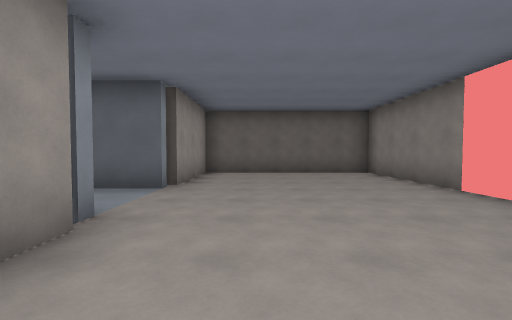
View 1 (above)

16 first-person views from a walk through a Godot game level. The camera is 1.4 m above the floor, tilts 2° down and sees 90° across. The floor is counted in squares, 2 m on a side. Each view is taken from the middle of a square. On the plan, view 1 faces up. The plan holds only what a view shows up to about 9 squares ahead; the rest is blank. The place goes on beyond the plan. Characters and animated objects are not drawn.

View 2
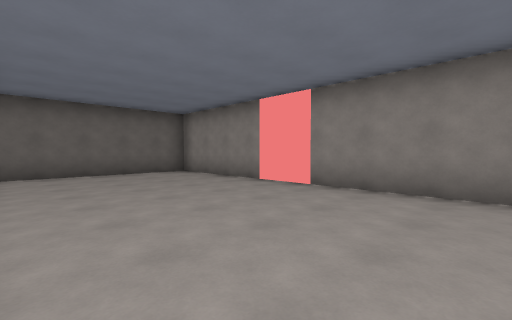

View 3
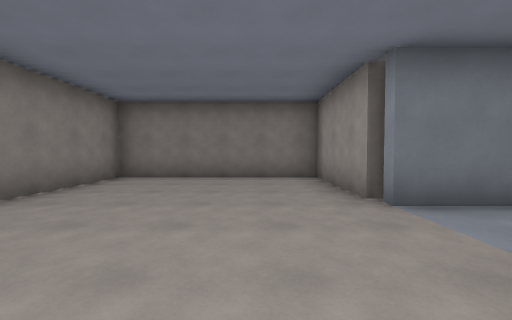

View 4
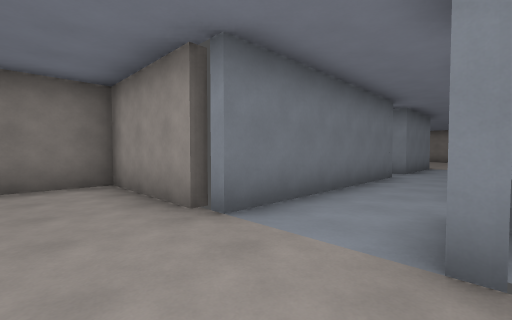

View 5
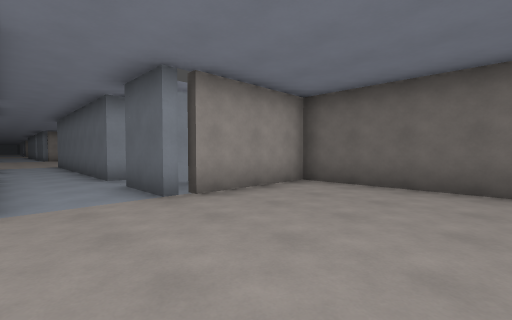

View 6
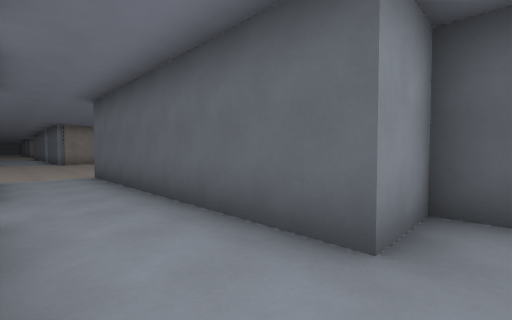

View 7
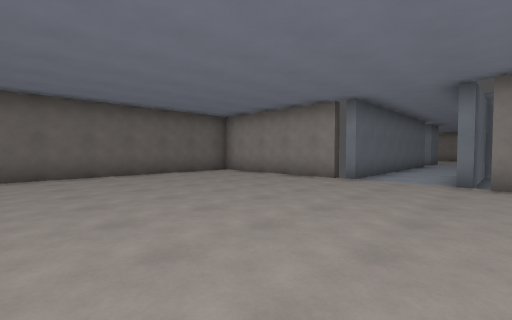

View 8
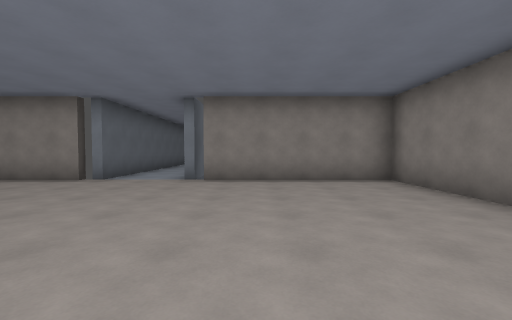

View 9
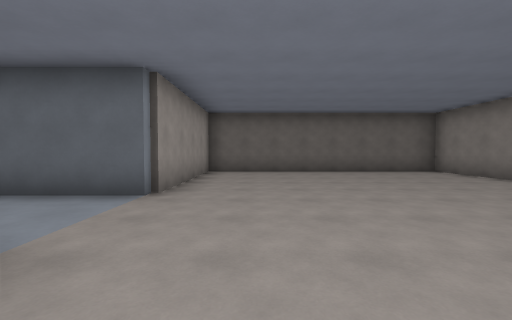

View 10
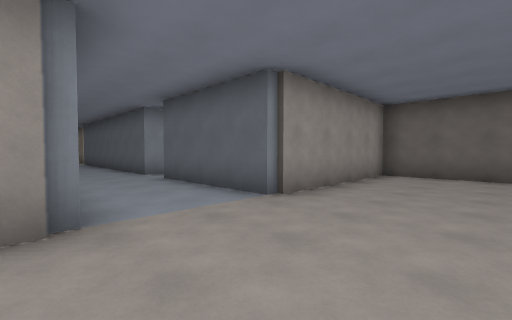

View 11
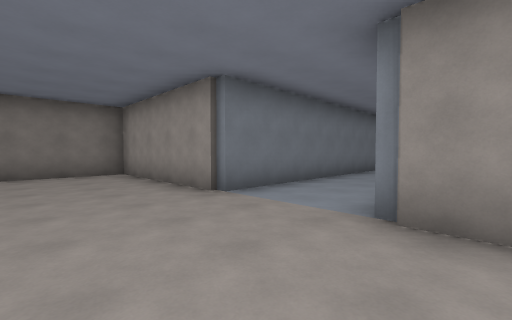

View 12
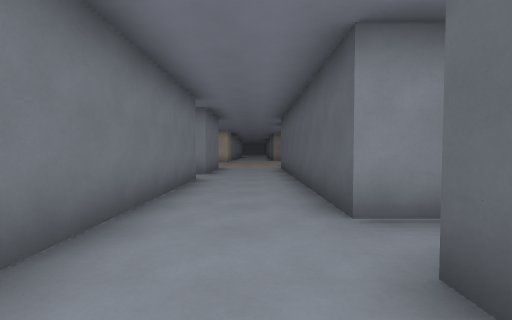

View 13
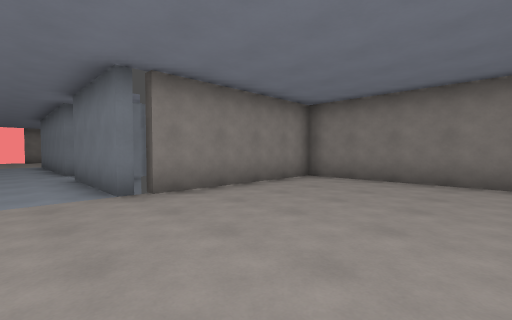

View 14
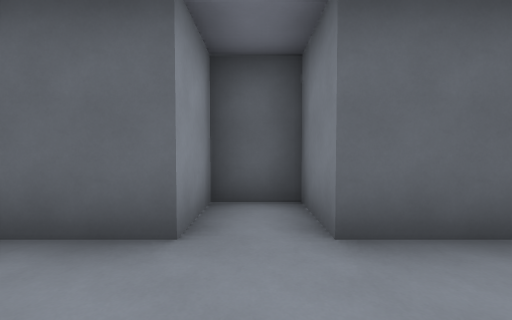

View 15
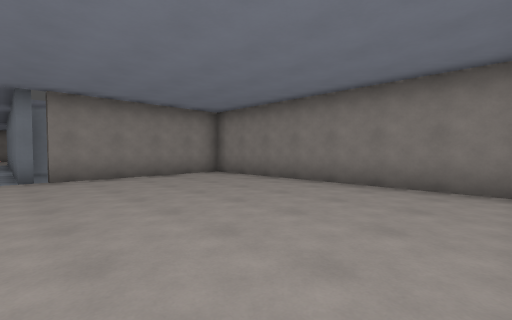

View 16
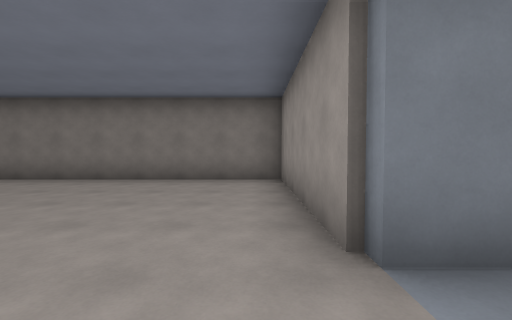

### Floor plan
Points are (right, up) in squares from view 1. A wall is a line through its corners. A room is listed if a view was taken in it or the views show most of it. See-through windows are left out.
Room 1 (views 1, 2, 3, 4, 5)
walls: (-1.6, 2.4) (-1.6, -0.7) (3.6, -0.7) (3.6, 8.3) (-1.6, 8.3) (-1.6, 4.8)
ways out: opening at (-2.5, 3.5) to room 2
Room 2 (views 6, 7, 8, 9, 10, 11, 12, 13, 14, 15, 16)
walls: (-11.9, 5.1) (-11.9, 9.7) (-19.6, 9.7) (-19.6, 5) (-23.4, 5) (-23.4, 6.5) (-24.6, 6.5) (-24.6, 5) (-28.5, 5); (-11.9, 2.8) (-8.6, 2.8) (-8.6, 2.5) (-11.8, 2.5); (-7.5, 2.8) (-1.8, 2.8); (-3.9, 6.3) (-4.6, 6.3) (-4.6, 4.8) (-11.8, 4.8); (-1.6, 4.8) (-3.4, 4.8); (-28.4, 2.5) (-19.6, 2.5) (-19.6, -2.3) (-11.9, -2.3) (-11.9, 2.2)
ways out: opening at (-2.5, 3.5) to room 1

Where each view was taken, in squares from view 1:
view 1: 0 up, 0 right, facing up
view 2: 0 up, 1 left, facing up-right
view 3: 6 up, 0 right, facing down
view 4: 5 up, 0 right, facing down-left
view 5: 3 up, 2 right, facing up-left
view 6: 3 up, 4 left, facing up-left
view 7: 2 up, 18 left, facing up-right
view 8: 1 up, 18 left, facing right
view 9: 1 up, 18 left, facing up
view 10: 2 up, 17 left, facing up-left
view 11: 6 up, 17 left, facing down-left
view 12: 4 up, 22 left, facing left
view 13: 4 up, 16 left, facing down-right
view 14: 3 up, 24 left, facing up
view 15: 3 up, 19 left, facing down-right
view 16: 4 up, 19 left, facing down
